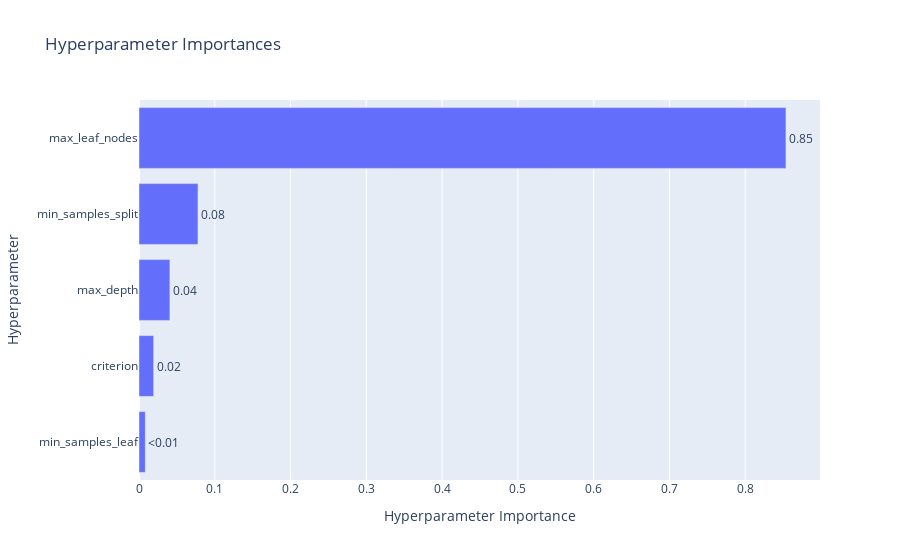

This figure's notebook cell:
### Code cell
plot_param_importances(study)

### Figure 1 — Plotly figure (JSON) as saved in the notebook; plotly's stock layout.template omitted (floating-point values rounded to 4 significant figures)
{"data": [{"cliponaxis": false, "hovertemplate": ["min_samples_leaf (IntDistribution): 0.008324249967039652<extra></extra>", "criterion (CategoricalDistribution): 0.019374055645047673<extra></extra>", "max_depth (IntDistribution): 0.040744230249937854<extra></extra>", "min_samples_split (IntDistribution): 0.07782648838168399<extra></extra>", "max_leaf_nodes (IntDistribution): 0.8537309757562908<extra></extra>"], "name": "Objective Value", "orientation": "h", "text": ["<0.01", "0.02", "0.04", "0.08", "0.85"], "textposition": "outside", "type": "bar", "x": [0.008324, 0.01937, 0.04074, 0.07783, 0.8537], "y": ["min_samples_leaf", "criterion", "max_depth", "min_samples_split", "max_leaf_nodes"]}], "layout": {"title": {"text": "Hyperparameter Importances"}, "xaxis": {"title": {"text": "Hyperparameter Importance"}}, "yaxis": {"title": {"text": "Hyperparameter"}}}}
